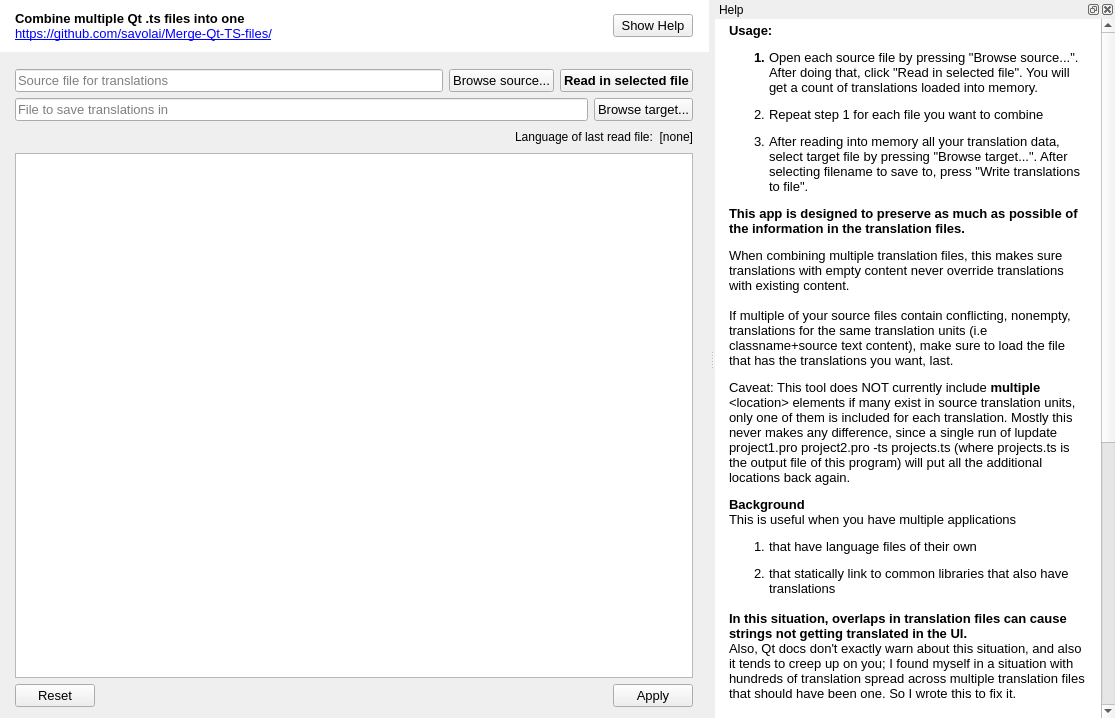
<?xml version="1.0" encoding="UTF-8"?>
<ui version="4.0">
 <class>CombineTranslationFiles</class>
 <widget class="QMainWindow" name="CombineTranslationFiles">
  <property name="geometry">
   <rect>
    <x>0</x>
    <y>0</y>
    <width>1115</width>
    <height>718</height>
   </rect>
  </property>
  <property name="font">
   <font>
    <pointsize>10</pointsize>
   </font>
  </property>
  <property name="windowTitle">
   <string>Merge Qt .ts files</string>
  </property>
  <property name="styleSheet">
   <string notr="true">#titleWidget{background-color:white;}</string>
  </property>
  <widget class="QWidget" name="centralWidget">
   <layout class="QVBoxLayout" name="verticalLayout_6">
    <property name="leftMargin">
     <number>0</number>
    </property>
    <property name="topMargin">
     <number>0</number>
    </property>
    <property name="rightMargin">
     <number>0</number>
    </property>
    <property name="bottomMargin">
     <number>0</number>
    </property>
    <item>
     <widget class="QWidget" name="titleWidget" native="true">
      <property name="styleSheet">
       <string notr="true"/>
      </property>
      <layout class="QHBoxLayout" name="horizontalLayout_6">
       <property name="leftMargin">
        <number>0</number>
       </property>
       <property name="topMargin">
        <number>0</number>
       </property>
       <property name="rightMargin">
        <number>0</number>
       </property>
       <property name="bottomMargin">
        <number>0</number>
       </property>
       <item>
        <spacer name="horizontalSpacer_5">
         <property name="orientation">
          <enum>Qt::Horizontal</enum>
         </property>
         <property name="sizeHint" stdset="0">
          <size>
           <width>40</width>
           <height>20</height>
          </size>
         </property>
        </spacer>
       </item>
       <item>
        <widget class="QWidget" name="titleWidgetInner" native="true">
         <property name="minimumSize">
          <size>
           <width>700</width>
           <height>0</height>
          </size>
         </property>
         <property name="maximumSize">
          <size>
           <width>700</width>
           <height>16777215</height>
          </size>
         </property>
         <property name="styleSheet">
          <string notr="true"/>
         </property>
         <layout class="QVBoxLayout" name="verticalLayout_4">
          <item>
           <layout class="QHBoxLayout" name="horizontalLayout_4">
            <item>
             <widget class="QLabel" name="label_2">
              <property name="font">
               <font>
                <pointsize>10</pointsize>
               </font>
              </property>
              <property name="text">
               <string>&lt;html&gt;&lt;head/&gt;&lt;body&gt;&lt;p&gt;&lt;span style=&quot; font-weight:600;&quot;&gt;Combine multiple Qt .ts files into one&lt;br/&gt;&lt;/span&gt;&lt;a href=&quot;https://github.com/savolai/Merge-Qt-TS-files/&quot;&gt;&lt;span style=&quot; text-decoration: underline; color:#0000ff;&quot;&gt;https://github.com/savolai/Merge-Qt-TS-files/&lt;/span&gt;&lt;/a&gt;&lt;/p&gt;&lt;/body&gt;&lt;/html&gt;</string>
              </property>
             </widget>
            </item>
            <item>
             <spacer name="horizontalSpacer">
              <property name="orientation">
               <enum>Qt::Horizontal</enum>
              </property>
              <property name="sizeHint" stdset="0">
               <size>
                <width>40</width>
                <height>20</height>
               </size>
              </property>
             </spacer>
            </item>
            <item>
             <widget class="QPushButton" name="helpPushButton">
              <property name="font">
               <font>
                <pointsize>10</pointsize>
               </font>
              </property>
              <property name="styleSheet">
               <string notr="true">padding:0.5em;</string>
              </property>
              <property name="text">
               <string>Show Help</string>
              </property>
              <property name="checkable">
               <bool>true</bool>
              </property>
             </widget>
            </item>
           </layout>
          </item>
         </layout>
         <zorder></zorder>
        </widget>
       </item>
       <item>
        <spacer name="horizontalSpacer_8">
         <property name="orientation">
          <enum>Qt::Horizontal</enum>
         </property>
         <property name="sizeHint" stdset="0">
          <size>
           <width>40</width>
           <height>20</height>
          </size>
         </property>
        </spacer>
       </item>
      </layout>
     </widget>
    </item>
    <item>
     <layout class="QHBoxLayout" name="horizontalLayout_5">
      <item>
       <spacer name="horizontalSpacer_3">
        <property name="orientation">
         <enum>Qt::Horizontal</enum>
        </property>
        <property name="sizeHint" stdset="0">
         <size>
          <width>40</width>
          <height>20</height>
         </size>
        </property>
       </spacer>
      </item>
      <item>
       <widget class="QWidget" name="widget" native="true">
        <property name="maximumSize">
         <size>
          <width>700</width>
          <height>16777215</height>
         </size>
        </property>
        <layout class="QVBoxLayout" name="verticalLayout">
         <property name="leftMargin">
          <number>0</number>
         </property>
         <property name="topMargin">
          <number>0</number>
         </property>
         <property name="rightMargin">
          <number>0</number>
         </property>
         <property name="bottomMargin">
          <number>0</number>
         </property>
         <item>
          <widget class="QWidget" name="widget_2" native="true">
           <property name="minimumSize">
            <size>
             <width>700</width>
             <height>0</height>
            </size>
           </property>
           <property name="maximumSize">
            <size>
             <width>700</width>
             <height>16777215</height>
            </size>
           </property>
           <layout class="QVBoxLayout" name="verticalLayout_3">
            <item>
             <layout class="QHBoxLayout" name="horizontalLayout">
              <item>
               <widget class="TSDropEdit" name="sourceFile">
                <property name="font">
                 <font>
                  <pointsize>10</pointsize>
                 </font>
                </property>
                <property name="styleSheet">
                 <string notr="true">padding:0.5em;</string>
                </property>
                <property name="placeholderText">
                 <string>Source file for translations</string>
                </property>
               </widget>
              </item>
              <item>
               <widget class="QPushButton" name="sourceFilePushButton">
                <property name="font">
                 <font>
                  <pointsize>10</pointsize>
                 </font>
                </property>
                <property name="styleSheet">
                 <string notr="true">padding:0.5em;</string>
                </property>
                <property name="text">
                 <string>Browse source...</string>
                </property>
               </widget>
              </item>
              <item>
               <widget class="QPushButton" name="sourceFilePushButton_2">
                <property name="font">
                 <font>
                  <pointsize>10</pointsize>
                  <weight>75</weight>
                  <bold>true</bold>
                 </font>
                </property>
                <property name="styleSheet">
                 <string notr="true">padding:0.5em;</string>
                </property>
                <property name="text">
                 <string>Read in selected file</string>
                </property>
               </widget>
              </item>
             </layout>
            </item>
            <item>
             <layout class="QHBoxLayout" name="horizontalLayout_2">
              <item>
               <widget class="TSDropEdit" name="targetFile">
                <property name="font">
                 <font>
                  <pointsize>10</pointsize>
                 </font>
                </property>
                <property name="styleSheet">
                 <string notr="true">padding:0.5em;</string>
                </property>
                <property name="placeholderText">
                 <string>File to save translations in</string>
                </property>
               </widget>
              </item>
              <item>
               <widget class="QPushButton" name="targetFilePushButton">
                <property name="font">
                 <font>
                  <pointsize>10</pointsize>
                 </font>
                </property>
                <property name="styleSheet">
                 <string notr="true">padding:0.5em;</string>
                </property>
                <property name="text">
                 <string>Browse target...</string>
                </property>
               </widget>
              </item>
             </layout>
            </item>
            <item>
             <layout class="QHBoxLayout" name="horizontalLayout_3">
              <item>
               <spacer name="horizontalSpacer_2">
                <property name="orientation">
                 <enum>Qt::Horizontal</enum>
                </property>
                <property name="sizeHint" stdset="0">
                 <size>
                  <width>40</width>
                  <height>20</height>
                 </size>
                </property>
               </spacer>
              </item>
              <item>
               <widget class="QLabel" name="label">
                <property name="text">
                 <string>Language of last read file:</string>
                </property>
               </widget>
              </item>
              <item>
               <widget class="QLabel" name="language">
                <property name="text">
                 <string>[none]</string>
                </property>
                <property name="alignment">
                 <set>Qt::AlignRight|Qt::AlignTrailing|Qt::AlignVCenter</set>
                </property>
               </widget>
              </item>
             </layout>
            </item>
            <item>
             <widget class="QTextBrowser" name="textBrowser">
              <property name="font">
               <font>
                <pointsize>10</pointsize>
               </font>
              </property>
             </widget>
            </item>
            <item>
             <widget class="QDialogButtonBox" name="buttonBox">
              <property name="styleSheet">
               <string notr="true">padding:0.5em; font-size:10pt;</string>
              </property>
              <property name="standardButtons">
               <set>QDialogButtonBox::Apply|QDialogButtonBox::Reset</set>
              </property>
             </widget>
            </item>
           </layout>
          </widget>
         </item>
        </layout>
       </widget>
      </item>
      <item>
       <spacer name="horizontalSpacer_4">
        <property name="orientation">
         <enum>Qt::Horizontal</enum>
        </property>
        <property name="sizeHint" stdset="0">
         <size>
          <width>40</width>
          <height>20</height>
         </size>
        </property>
       </spacer>
      </item>
     </layout>
    </item>
   </layout>
  </widget>
  <widget class="QDockWidget" name="dockWidget">
   <property name="minimumSize">
    <size>
     <width>400</width>
     <height>87</height>
    </size>
   </property>
   <property name="features">
    <set>QDockWidget::DockWidgetClosable|QDockWidget::DockWidgetFloatable</set>
   </property>
   <property name="allowedAreas">
    <set>Qt::RightDockWidgetArea</set>
   </property>
   <property name="windowTitle">
    <string>Help</string>
   </property>
   <attribute name="dockWidgetArea">
    <number>2</number>
   </attribute>
   <widget class="QWidget" name="dockWidgetContents">
    <layout class="QVBoxLayout" name="verticalLayout_2">
     <property name="leftMargin">
      <number>0</number>
     </property>
     <property name="topMargin">
      <number>0</number>
     </property>
     <property name="rightMargin">
      <number>0</number>
     </property>
     <property name="bottomMargin">
      <number>0</number>
     </property>
     <item>
      <widget class="QTextBrowser" name="textBrowser_2">
       <property name="font">
        <font>
         <pointsize>8</pointsize>
        </font>
       </property>
       <property name="frameShape">
        <enum>QFrame::NoFrame</enum>
       </property>
       <property name="frameShadow">
        <enum>QFrame::Plain</enum>
       </property>
       <property name="html">
        <string>&lt;!DOCTYPE HTML PUBLIC &quot;-//W3C//DTD HTML 4.0//EN&quot; &quot;http://www.w3.org/TR/REC-html40/strict.dtd&quot;&gt;
&lt;html&gt;&lt;head&gt;&lt;meta name=&quot;qrichtext&quot; content=&quot;1&quot; /&gt;&lt;style type=&quot;text/css&quot;&gt;
p, li { white-space: pre-wrap; }
&lt;/style&gt;&lt;/head&gt;&lt;body style=&quot; font-family:'Cantarell'; font-size:8pt; font-weight:400; font-style:normal;&quot; bgcolor=&quot;#ffffff&quot;&gt;
&lt;p style=&quot; margin-top:10px; margin-bottom:0px; margin-left:10px; margin-right:10px; -qt-block-indent:0; text-indent:0px;&quot;&gt;&lt;span style=&quot; font-family:'Segoe UI,Arial,Helvetica,MS Shell Dlg 2'; font-size:10pt; font-weight:600;&quot;&gt;Usage: &lt;/span&gt;&lt;/p&gt;
&lt;ol style=&quot;margin-top: 0px; margin-bottom: 0px; margin-left: 0px; margin-right: 0px; -qt-list-indent: 1;&quot;&gt;&lt;li style=&quot; font-family:'Segoe UI,Arial,Helvetica,MS Shell Dlg 2'; font-size:10pt; font-weight:600;&quot; style=&quot; margin-top:12px; margin-bottom:0px; margin-left:10px; margin-right:10px; -qt-block-indent:0; text-indent:0px;&quot;&gt;&lt;span style=&quot; font-weight:400;&quot;&gt;Open each source file by pressing &amp;quot;Browse source...&amp;quot;. After doing that, click &amp;quot;Read in selected file&amp;quot;. You will get a count of translations loaded into memory.&lt;/span&gt;&lt;/li&gt;
&lt;li style=&quot; font-family:'Segoe UI,Arial,Helvetica,MS Shell Dlg 2'; font-size:10pt;&quot; style=&quot; margin-top:12px; margin-bottom:0px; margin-left:10px; margin-right:10px; -qt-block-indent:0; text-indent:0px;&quot;&gt;Repeat step 1 for each file you want to combine&lt;/li&gt;
&lt;li style=&quot; font-family:'Segoe UI,Arial,Helvetica,MS Shell Dlg 2'; font-size:10pt;&quot; style=&quot; margin-top:12px; margin-bottom:0px; margin-left:10px; margin-right:10px; -qt-block-indent:0; text-indent:0px;&quot;&gt;After reading into memory all your translation data, select target file by pressing &amp;quot;Browse target...&amp;quot;. After selecting filename to save to, press &amp;quot;Write translations to file&amp;quot;. &lt;/li&gt;&lt;/ol&gt;
&lt;p style=&quot; margin-top:12px; margin-bottom:0px; margin-left:10px; margin-right:10px; -qt-block-indent:0; text-indent:0px;&quot;&gt;&lt;span style=&quot; font-family:'Segoe UI,Arial,Helvetica,MS Shell Dlg 2'; font-size:10pt; font-weight:600;&quot;&gt;This app is designed to preserve as much as possible of the information in the translation files. &lt;/span&gt;&lt;/p&gt;
&lt;p style=&quot; margin-top:12px; margin-bottom:0px; margin-left:10px; margin-right:10px; -qt-block-indent:0; text-indent:0px;&quot;&gt;&lt;span style=&quot; font-family:'Segoe UI,Arial,Helvetica,MS Shell Dlg 2'; font-size:10pt;&quot;&gt;When combining multiple translation files, this makes sure translations with empty content never override translations with existing content.&lt;/span&gt;&lt;/p&gt;
&lt;p style=&quot;-qt-paragraph-type:empty; margin-top:0px; margin-bottom:0px; margin-left:10px; margin-right:10px; -qt-block-indent:0; text-indent:0px; font-family:'Segoe UI,Arial,Helvetica,MS Shell Dlg 2'; font-size:10pt;&quot;&gt;&lt;br /&gt;&lt;/p&gt;
&lt;p style=&quot; margin-top:0px; margin-bottom:0px; margin-left:10px; margin-right:10px; -qt-block-indent:0; text-indent:0px;&quot;&gt;&lt;span style=&quot; font-family:'Segoe UI,Arial,Helvetica,MS Shell Dlg 2'; font-size:10pt;&quot;&gt;If multiple of your source files contain conflicting, nonempty, translations for the same translation units (i.e classname+source text content), make sure to load the file that has the translations you want, last.&lt;/span&gt;&lt;/p&gt;
&lt;p style=&quot; margin-top:12px; margin-bottom:0px; margin-left:10px; margin-right:10px; -qt-block-indent:0; text-indent:0px;&quot;&gt;&lt;span style=&quot; font-family:'Segoe UI,Arial,Helvetica,MS Shell Dlg 2'; font-size:10pt;&quot;&gt;Caveat: This tool does NOT currently include &lt;/span&gt;&lt;span style=&quot; font-family:'Segoe UI,Arial,Helvetica,MS Shell Dlg 2'; font-size:10pt; font-weight:600;&quot;&gt;multiple&lt;/span&gt;&lt;span style=&quot; font-family:'Segoe UI,Arial,Helvetica,MS Shell Dlg 2'; font-size:10pt;&quot;&gt; &amp;lt;location&amp;gt; elements if many exist in source translation units, only one of them is included for each translation. Mostly this never makes any difference, since a single run of lupdate project1.pro project2.pro -ts projects.ts (where projects.ts is the output file of this program) will put all the additional locations back again. &lt;/span&gt;&lt;/p&gt;
&lt;p style=&quot; margin-top:12px; margin-bottom:0px; margin-left:10px; margin-right:10px; -qt-block-indent:0; text-indent:0px;&quot;&gt;&lt;span style=&quot; font-family:'Segoe UI,Arial,Helvetica,MS Shell Dlg 2'; font-size:10pt; font-weight:600;&quot;&gt;Background&lt;/span&gt;&lt;/p&gt;
&lt;p style=&quot; margin-top:0px; margin-bottom:0px; margin-left:10px; margin-right:10px; -qt-block-indent:0; text-indent:0px;&quot;&gt;&lt;span style=&quot; font-family:'Segoe UI,Arial,Helvetica,MS Shell Dlg 2'; font-size:10pt;&quot;&gt;This is useful when you have multiple applications&lt;/span&gt;&lt;/p&gt;
&lt;ol style=&quot;margin-top: 0px; margin-bottom: 0px; margin-left: 0px; margin-right: 0px; -qt-list-indent: 1;&quot;&gt;&lt;li style=&quot; font-family:'Segoe UI,Arial,Helvetica,MS Shell Dlg 2'; font-size:10pt;&quot; style=&quot; margin-top:12px; margin-bottom:0px; margin-left:10px; margin-right:10px; -qt-block-indent:0; text-indent:0px;&quot;&gt;that have language files of their own&lt;/li&gt;
&lt;li style=&quot; font-family:'Segoe UI,Arial,Helvetica,MS Shell Dlg 2'; font-size:10pt;&quot; style=&quot; margin-top:12px; margin-bottom:0px; margin-left:10px; margin-right:10px; -qt-block-indent:0; text-indent:0px;&quot;&gt;that statically link to common libraries that also have translations&lt;/li&gt;&lt;/ol&gt;
&lt;p style=&quot; margin-top:0px; margin-bottom:0px; margin-left:10px; margin-right:10px; -qt-block-indent:0; text-indent:0px;&quot;&gt;&lt;span style=&quot; font-family:'Segoe UI,Arial,Helvetica,MS Shell Dlg 2'; font-size:10pt;&quot;&gt;    &lt;/span&gt;&lt;/p&gt;
&lt;p style=&quot; margin-top:0px; margin-bottom:0px; margin-left:10px; margin-right:10px; -qt-block-indent:0; text-indent:0px;&quot;&gt;&lt;span style=&quot; font-family:'Segoe UI,Arial,Helvetica,MS Shell Dlg 2'; font-size:10pt; font-weight:600;&quot;&gt;In this situation, overlaps in translation files can cause strings not getting translated in the UI.&lt;/span&gt;&lt;/p&gt;
&lt;p style=&quot; margin-top:0px; margin-bottom:0px; margin-left:10px; margin-right:10px; -qt-block-indent:0; text-indent:0px;&quot;&gt;&lt;span style=&quot; font-family:'Segoe UI,Arial,Helvetica,MS Shell Dlg 2'; font-size:10pt;&quot;&gt;Also, Qt docs don't exactly warn about this situation, and also it tends to creep up on you; I found myself in a situation with hundreds of translation spread across multiple translation files that should have been one. So I wrote this to fix it.&lt;/span&gt;&lt;/p&gt;
&lt;p style=&quot;-qt-paragraph-type:empty; margin-top:0px; margin-bottom:0px; margin-left:10px; margin-right:10px; -qt-block-indent:0; text-indent:0px; font-family:'Segoe UI,Arial,Helvetica,MS Shell Dlg 2'; font-size:10pt;&quot;&gt;&lt;br /&gt;&lt;/p&gt;
&lt;p style=&quot; margin-top:0px; margin-bottom:0px; margin-left:10px; margin-right:10px; -qt-block-indent:0; text-indent:0px;&quot;&gt;&lt;span style=&quot; font-family:'Segoe UI,Arial,Helvetica,MS Shell Dlg 2'; font-size:10pt; font-weight:600;&quot;&gt;The solution is to produce a common translation file for all the apps. &lt;/span&gt;&lt;span style=&quot; font-family:'Segoe UI,Arial,Helvetica,MS Shell Dlg 2'; font-size:10pt;&quot;&gt;First run your ts files through this app, combining translations. Then run lupdate like below - this updates the location tags of the translations to point to the right place(s).&lt;/span&gt;&lt;/p&gt;
&lt;p style=&quot;-qt-paragraph-type:empty; margin-top:0px; margin-bottom:0px; margin-left:10px; margin-right:10px; -qt-block-indent:0; text-indent:0px; font-family:'Segoe UI,Arial,Helvetica,MS Shell Dlg 2'; font-size:10pt;&quot;&gt;&lt;br /&gt;&lt;/p&gt;
&lt;p style=&quot; margin-top:0px; margin-bottom:0px; margin-left:10px; margin-right:10px; -qt-block-indent:0; text-indent:0px;&quot;&gt;&lt;span style=&quot; font-family:'Segoe UI,Arial,Helvetica,MS Shell Dlg 2'; font-size:10pt;&quot;&gt;After that, you can normally run lrelease on your ts file to produce .qm and load it from all your apps.&lt;/span&gt;&lt;/p&gt;
&lt;p style=&quot;-qt-paragraph-type:empty; margin-top:0px; margin-bottom:0px; margin-left:10px; margin-right:10px; -qt-block-indent:0; text-indent:0px; font-family:'Segoe UI,Arial,Helvetica,MS Shell Dlg 2'; font-size:10pt;&quot;&gt;&lt;br /&gt;&lt;/p&gt;
&lt;p style=&quot; margin-top:0px; margin-bottom:0px; margin-left:10px; margin-right:10px; -qt-block-indent:0; text-indent:0px;&quot;&gt;&lt;span style=&quot; font-family:'Segoe UI,Arial,Helvetica,MS Shell Dlg 2'; font-size:10pt;&quot;&gt;Thanks @David Faure for pointing me in the right direction.&lt;/span&gt;&lt;/p&gt;
&lt;p style=&quot;-qt-paragraph-type:empty; margin-top:0px; margin-bottom:0px; margin-left:10px; margin-right:10px; -qt-block-indent:0; text-indent:0px; font-family:'Segoe UI,Arial,Helvetica,MS Shell Dlg 2'; font-size:10pt;&quot;&gt;&lt;br /&gt;&lt;/p&gt;
&lt;p style=&quot; margin-top:0px; margin-bottom:0px; margin-left:10px; margin-right:10px; -qt-block-indent:0; text-indent:0px;&quot;&gt;&lt;span style=&quot; font-family:'Segoe UI,Arial,Helvetica,MS Shell Dlg 2'; font-size:10pt;&quot;&gt;Another option might be to load first the app specific language file and then on top of that, the translations for the common components. This occured to me too late. \o/ however, having all project translations in a single file tends to be a cleaner solution overall, as you will always know what has already been translated.&lt;/span&gt;&lt;/p&gt;
&lt;p style=&quot; margin-top:12px; margin-bottom:12px; margin-left:10px; margin-right:10px; -qt-block-indent:0; text-indent:0px;&quot;&gt;&lt;a name=&quot;js-repo-pjax-container&quot;&gt;&lt;/a&gt;&lt;span style=&quot; font-family:'Segoe UI,Arial,Helvetica,MS Shell Dlg 2'; font-size:10pt;&quot;&gt;O&lt;/span&gt;&lt;span style=&quot; font-family:'Segoe UI,Arial,Helvetica,MS Shell Dlg 2'; font-size:10pt;&quot;&gt;ther options that might help:&lt;/span&gt;&lt;/p&gt;
&lt;ol style=&quot;margin-top: 0px; margin-bottom: 0px; margin-left: 0px; margin-right: 0px; -qt-list-indent: 1;&quot;&gt;&lt;li style=&quot; font-family:'Segoe UI,Arial,Helvetica,MS Shell Dlg 2'; font-size:10pt;&quot; style=&quot; margin-top:12px; margin-bottom:0px; margin-left:10px; margin-right:10px; -qt-block-indent:0; text-indent:0px;&quot;&gt;When loading translation files into your app, first load the app specific language file and then on top of that, the translations for the common components. This occured to me too late. \o/ however, having all project translations in a single file tends to be a cleaner solution overall, as you will always know what has already been translated.&lt;/li&gt;
&lt;li style=&quot; font-family:'Segoe UI,Arial,Helvetica,MS Shell Dlg 2'; font-size:10pt;&quot; style=&quot; margin-top:0px; margin-bottom:12px; margin-left:10px; margin-right:10px; -qt-block-indent:0; text-indent:0px;&quot;&gt;Using an XML merging tool such as those mentioned &lt;a href=&quot;http://stackoverflow.com/questions/80609/merge-xml-documents&quot;&gt;&lt;span style=&quot; text-decoration: underline; color:#0000ff;&quot;&gt;in this StackOverflow post&lt;/span&gt;&lt;/a&gt; might also work, but I enjoyed making this and emh, now we have a GUI :)&lt;/li&gt;&lt;/ol&gt;&lt;/body&gt;&lt;/html&gt;</string>
       </property>
      </widget>
     </item>
    </layout>
   </widget>
  </widget>
 </widget>
 <layoutdefault spacing="6" margin="11"/>
 <customwidgets>
  <customwidget>
   <class>TSDropEdit</class>
   <extends>QLineEdit</extends>
   <header>tsdropedit.h</header>
  </customwidget>
 </customwidgets>
 <resources/>
 <connections/>
</ui>
